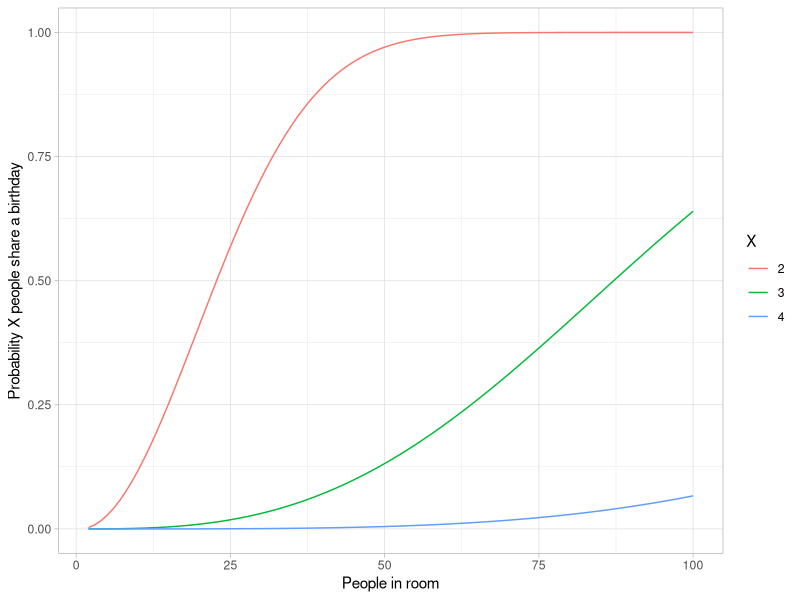
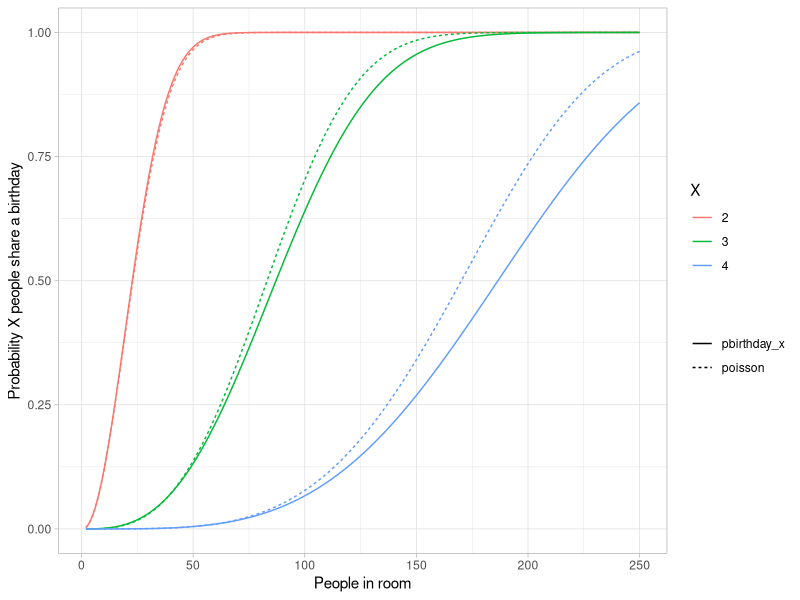
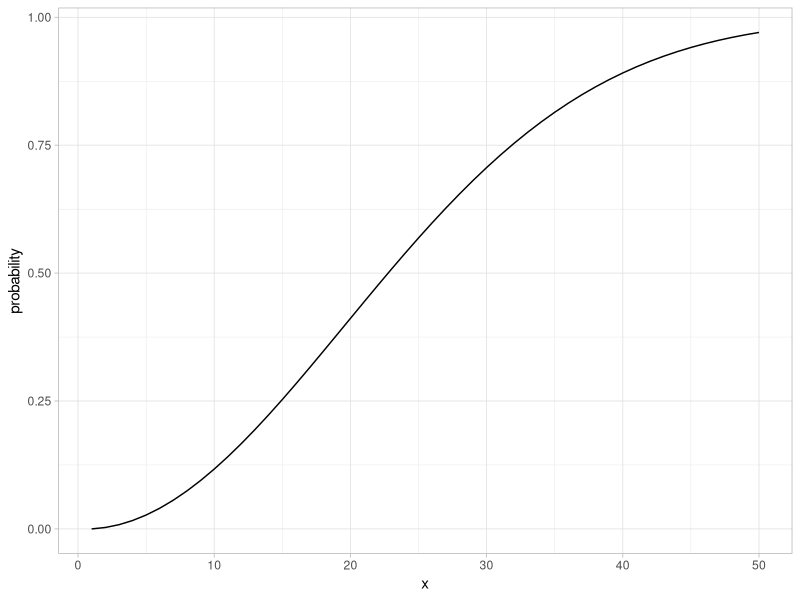

Reproduce these figures in R, in order.
## ---- chunk 1
library(dplyr)
library(tidyr)
library(ggplot2)
library(purrr)
knitr::opts_chunk$set(fig.width=6, fig.height=5, 
                      echo=FALSE, warning=FALSE, message=FALSE)
theme_set(theme_light())
## ---- chunk 2
# Birthday problem

crossing(n = 2:100, 
         x = 2:4) %>% 
  mutate(probability = map2_dbl(n, x, ~pbirthday(.x, coincident = .y))) %>% 
  ggplot(aes(n, probability, color = factor(x))) +
  geom_line() +
  labs(x = "People in room", 
       y = "Probability X people share a birthday", 
       color = "X")

# Approximating birthday paradox with Poisson distribution

crossing(n = 2:250, 
         x = 2:4) %>% 
  mutate(combinations = choose(n, x), 
         probability_each = (1/365)^(x-1), 
         poisson = 1-dpois(0, combinations * probability_each), 
         pbirthday_x = map2_dbl(n, x, ~pbirthday(.x, coincident = .y))) %>% 
  gather(type, probability, pbirthday_x, poisson) %>% 
  ggplot(aes(n, probability, color = factor(x), lty = type)) +
  geom_line() +
  labs(x = "People in room", 
       y = "Probability X people share a birthday", 
       color = "X", 
       lty = "")

# the reason is because events are no longer weakly dependent-every pair makes triplets
# more likely.

# Analytical solution to birthday problem (Mikhail Papov; bearlogic.github.io)

# Suppose, we are interested in the probability that, in a set of n randomly chosen people, some pair of them will have the same
# birthday (which we refer to as event A).

# Using Kolmogorov axionms and conditional probability, we can derive an analytical solution for P(A):

# P(A) = 1-\frac{n!.\binom{365}{n}}{365^n}

# This can be solved in `R` as:

pa <- function(n){
  1 - (factorial(n) * choose(365, n))/(365^n)
}

map_dfr(.x = list(probability = 1:50), .f = pa) %>% 
  mutate(x = seq_along(probability)) %>% 
  ggplot(aes(x = x, y = probability)) +
  geom_line()

